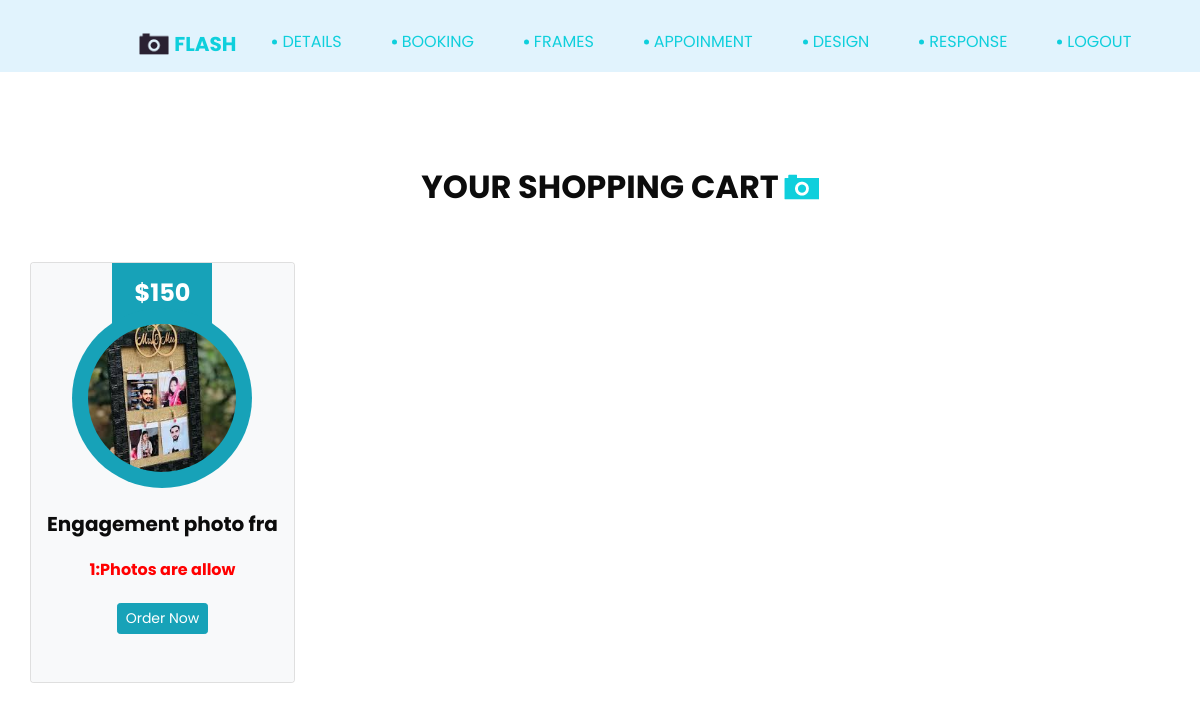
The app's page /cart/ (signed in) with its own data.
### studio_app/models.py (models this page shows, shortened)
class Cart_Item(models.Model):
    addframe = models.ForeignKey(addframe, on_delete=models.CASCADE)
    quantity = models.PositiveIntegerField(default=0)
    user = models.ForeignKey(User, on_delete=models.CASCADE)
    date_added = models.DateTimeField(auto_now_add=True)

class addframe(models.Model):
    frame_name=models.CharField(max_length=20)
    frame_photo=models.ImageField(upload_to='media',null=True)
    price = models.IntegerField()
    no_photo = models.IntegerField()

### studio_app/views.py (the view)
# urls.py: path('cart/', views.view_cart, name='view_cart'),
def view_cart(request):
    cart_items = Cart_Item.objects.filter(user=request.user)
    return render(request, 'try_cart.html', {'cart_items': cart_items})

### template/try_cart.html (shortened to what this page needs)
<!DOCTYPE html>
<html xmlns="http://www.w3.org/1999/html" xmlns="http://www.w3.org/1999/html">
<head>
  {% load static %}
  <link rel="stylesheet" type="text/css" href="{% static 'css/bootstrap.css' %}" />
  <link href="{% static 'css/style.css' %}" rel="stylesheet" />
  <link href="{% static 'css/responsive.css' %}" rel="stylesheet" />
</head>
<body class="sub_page">
  <div class="hero_area">
    <header class="header_section">
      <div class="container-fluid">
        <div class="row">
          <div class="col-lg-11 offset-lg-1">
            <nav class="navbar navbar-expand-lg custom_nav-container ">
              <a class="navbar-brand" href="index.html">
                <img src="{% static 'images/logo.png' %}" alt="">
                <span>
                  Flash
                </span>
              </a>
              <div class="collapse navbar-collapse" id="navbarSupportedContent">
                <div class="d-flex ml-auto flex-column flex-lg-row align-items-center">
                  <ul class="navbar-nav  ">
<li class="nav-item ">
                      <a class="nav-link" href="/user_index/{{user.id}}">Details <span class="sr-only">(current)</span></a>
                    </li>
                    <li class="nav-item">
                      <a class="nav-link" href="/user_booking">Booking</a>
                    </li>
                    <li class="nav-item ">
                      <a class="nav-link" href="/user_frames">Frames</a>
                    </li>
                     <li class="nav-item">
                      <a class="nav-link" href="/user_appoinment">Appoinment</a>
                    </li>
                     <li class="nav-item">
                      <a class="nav-link" href="/user_design">Design</a>
                    </li>
                   <nav id="colorNav">
                        <li class="nav-item">
                            <a href="#" class="nav-link">Response</a>
                        </li>
                   </nav>
                    <li class="nav-item">
                       <a class="nav-link" href="/logout">Logout</a>
                    </li>
                  </ul>
                </div>
              </div>
            </nav>
          </div>
        </div>
      </div>
    </header>
  </div>
<div class="container-fluid py-5">
        <div class="container py-5">
            <div class="row justify-content-center">
                <div class="heading_container">
        <h2>
          Your shopping Cart
        </h2>
      </div>
            </div><br><br>
    {% for item in cart_items %}
            <div  style="display:inline-block;margin-right:80px">
            <div class="row g-4">
            <div class="col">
            <div class="card h-100">
                        <div class="product-item d-flex flex-column align-items-center text-center bg-light rounded py-5 px-3">
                            <div class="bg-info mt-n5 py-3" style="width: 100px;">
                                <h4 class="font-weight-bold text-white mb-0">${{ item.addframe.price}}</h4>
                            </div>
                        <div class="position-relative bg-info rounded-circle mt-n3 mb-4 p-3" style="width: 180px; height: 180px;">
                                <img class="rounded-circle w-100 h-100" src="{{ item.addframe.frame_photo.url}}"  style="object-fit: cover;">
                        </div>
                            <h5 class="font-weight-bold mb-4">{{ item.addframe.frame_name }}</h5>
                            <h6 class="font-weight-bold mb-4" style="color:red;">{{ item.addframe.no_photo }}:Photos are allow</h6>
                            <div class="container">
                            <a href="/myproduct/{{item.id}}" class="btn btn-sm btn-info">Order Now</a>
                            </div>
                        </div>
            </div>
            </div>
            </div>
            </div>
    {% endfor %}
</body>
</html>

### static/css/style.css (style rules this page uses)
body { font-family: 'Poppins', sans-serif; color: #0c0c0c; background-color: #ffffff; }
.heading_container { display: -webkit-box; display: -ms-flexbox; display: flex; -webkit-box-orient: vertical; -webkit-box-direction: normal; -ms-flex-direction: column; flex-direction: column; -webkit-box-align: center; -ms-flex-align: center; align-items: center; text-align: center; }
.heading_container h2 { position: relative; font-weight: bold; text-transform: uppercase; }
.heading_container h2::before { content: ""; position: absolute; width: 35px; height: 26px; top: 50%; right: -40px; -webkit-transform: translateY(-50%); transform: translateY(-50%); z-index: 1; background-image: url(../images/heading-img.png); background-repeat: no-repeat; }
.hero_area { height: 136vh; position: relative; background-image: url(../images/hero-bg.png); background-size: cover; }
.sub_page .hero_area { height: auto; background-image: none; background-color: #e1f3fd; }
.sub_page .hero_area::after { display: none; }
.header_section .container-fluid { padding-right: 25px; padding-left: 25px; }
.custom_nav-container .navbar-nav .nav-item .nav-link { margin: 10px 30px; padding: 0; color: #0fcfdc; text-align: center; position: relative; text-transform: uppercase; }
.custom_nav-container .navbar-nav .nav-item .nav-link::before { content: ""; width: 5px; height: 5px; position: absolute; top: 50%; left: -10px; -webkit-transform: translateY(-50%); transform: translateY(-50%); background-color: #0fcfdc; border-radius: 100%; }
a, a:hover, a:focus { text-decoration: none; }
.btn, .btn:focus { outline: none !important; -webkit-box-shadow: none; box-shadow: none; }
.navbar-brand { display: -webkit-box; display: -ms-flexbox; display: flex; -webkit-box-align: center; -ms-flex-align: center; align-items: center; }
.navbar-brand img { width: 30px; margin-right: 5px; }
.navbar-brand span { font-size: 20px; font-weight: 700; color: #0fcfdc; text-transform: uppercase; }
.custom_nav-container { z-index: 99999; padding-top: 20px; -webkit-box-align: end; -ms-flex-align: end; align-items: flex-end; }
.navbar-expand-lg .navbar-collapse { -webkit-box-align: end; -ms-flex-align: end; align-items: flex-end; }

### static/css/responsive.css (style rules this page uses)
@media (min-width: 1200px) { .container { max-width: 1170px; } }

### records on screen
Cart_Item: addframe.price "150", addframe.frame_photo (picture), addframe.frame_name "Engagement photo fra", addframe.no_photo "1"
